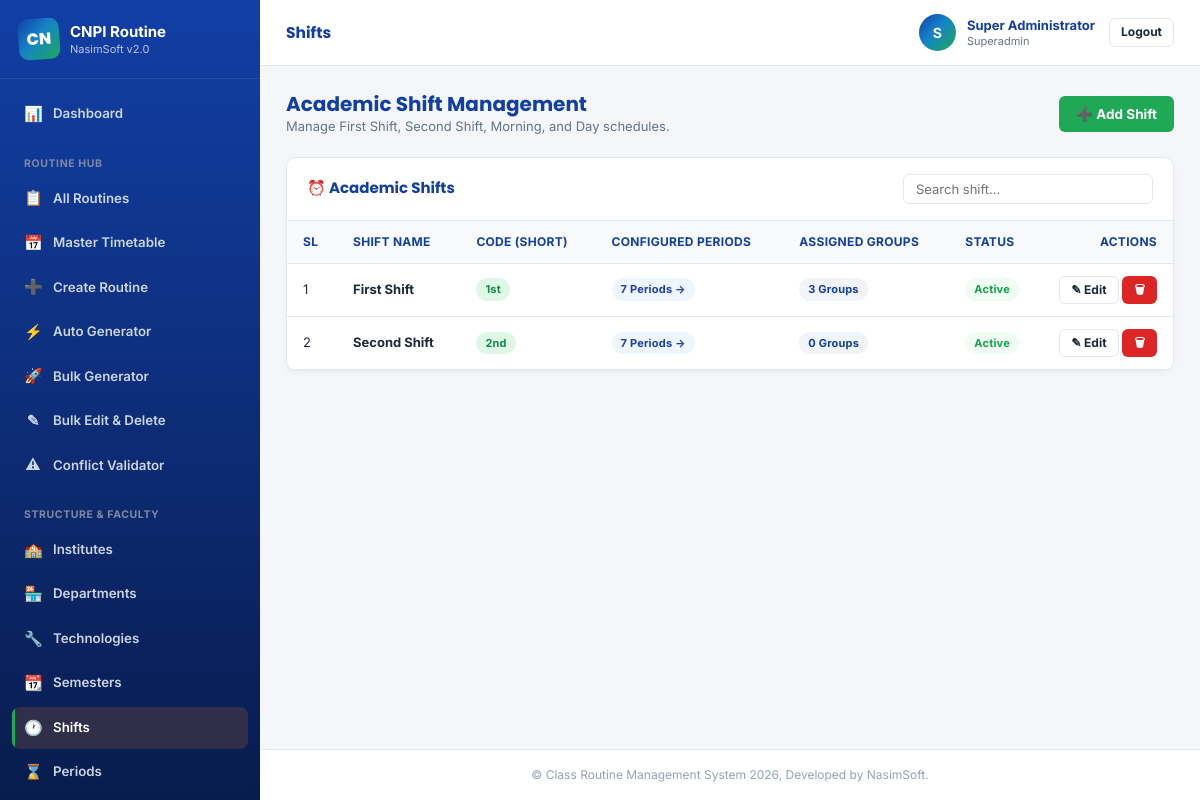
The app's page /admin/shifts.php (signed in) with its own data.
### tables this page shows
CREATE TABLE `shifts` (
    `id` INT AUTO_INCREMENT PRIMARY KEY,
    `name` VARCHAR(50) NOT NULL,
    `code` VARCHAR(20) NOT NULL,
    `active` TINYINT(1) NOT NULL DEFAULT 1,
    `created_at` TIMESTAMP DEFAULT CURRENT_TIMESTAMP,
    `updated_at` TIMESTAMP DEFAULT CURRENT_TIMESTAMP ON UPDATE CURRENT_TIMESTAMP
);

### includes/functions.php (called while the page is built, shortened)
<?php
function generateCsrfToken(): string {
    return $_SESSION['csrf_token'];
}

### admin/shifts.php (the view, shortened to what this page needs)
<?php
$db = Database::getInstance();
$shifts = $db->query("
    SELECT sh.*, (SELECT COUNT(*) FROM `groups` WHERE shift_id = sh.id) as group_count,
           (SELECT COUNT(*) FROM periods WHERE shift_id = sh.id) as period_count
    FROM shifts sh
    ORDER BY sh.id ASC
")->fetchAll();
require_once __DIR__ . '/../includes/header.php';
?>
<div style="display: flex; justify-content: space-between; align-items: center; margin-bottom: 20px;">
    <div>
        <h2 style="color: var(--navy-blue); font-size: 20px; font-weight: 700;">Academic Shift Management</h2>
        <p style="color: var(--text-muted); font-size: 13px;">Manage First Shift, Second Shift, Morning, and Day schedules.</p>
    </div>
    <button class="btn btn-accent" onclick="App.openModal('shiftModal')">&#10133; Add Shift</button>
</div>
<div class="card">
    <div class="card-header">
        <h3>&#9200; Academic Shifts</h3>
        <input type="text" id="shiftSearch" class="form-control" placeholder="Search shift..." style="max-width: 250px; padding: 6px 12px; font-size: 13px;">
    </div>
    <div class="card-body" style="padding: 0;">
        <div class="table-responsive">
            <table class="table" id="shiftTable">
                <thead>
                    <tr>
                        <th style="width: 50px;">SL</th>
                        <th>Shift Name</th>
                        <th>Code (Short)</th>
                        <th>Configured Periods</th>
                        <th>Assigned Groups</th>
                        <th>Status</th>
                        <th style="width: 130px; text-align: right;">Actions</th>
                    </tr>
                </thead>
                <tbody>
                    <?php if (empty($shifts)): ?>
                        <tr>
                            <td colspan="7" style="text-align: center; padding: 25px; color: var(--text-muted);">No shifts found.</td>
                        </tr>
                    <?php else: ?>
                        <?php foreach ($shifts as $idx => $sh): ?>
                            <tr>
                                <td><?= $idx + 1 ?></td>
                                <td><strong><?= htmlspecialchars($sh['name']) ?></strong></td>
                                <td><span class="badge badge-accent"><?= htmlspecialchars($sh['code']) ?></span></td>
                                <td><a href="periods.php?shift_id=<?= $sh['id'] ?>" class="badge badge-primary" style="text-decoration: none;"><?= $sh['period_count'] ?> Periods &rarr;</a></td>
                                <td><span class="badge badge-info"><?= $sh['group_count'] ?> Groups</span></td>
                                <td>
                                    <span class="badge <?= $sh['active'] ? 'badge-success' : 'badge-danger' ?>">
                                        <?= $sh['active'] ? 'Active' : 'Inactive' ?>
                                    </span>
                                </td>
                                <td style="text-align: right;">
                                    <a href="shifts.php?edit=<?= $sh['id'] ?>" class="btn btn-outline btn-sm">&#9998; Edit</a>
                                    <button class="btn btn-danger btn-sm" onclick="App.confirm('Are you sure you want to delete this shift?', () => { window.location.href='shifts.php?delete=<?= $sh['id'] ?>&csrf_token=<?= generateCsrfToken() ?>'; })">&#128465;</button>
                                </td>
                            </tr>
                        <?php endforeach; ?>
                    <?php endif; ?>
                </tbody>
            </table>
        </div>
    </div>
</div>
<?php require_once __DIR__ . '/../includes/footer.php'; ?>

### assets/css/style.css (style rules this page uses)
:root { --navy: #123FA6; --navy-dark: #0A2A6E; --navy-soft: #1A50C9; --orange: #1FA855; --orange-dark: #178A46; --orange-light: #DEF7E6; --brand-gradient: linear-gradient(135deg, #123FA6 0%, #1584C9 45%, #1FA855 100%); --bg-light: #F4F6F9; --surface: #FFFFFF; --text-dark: #1E293B; --text-muted: #64748B; --text-faint: #94A3B8; --border-color: #E2E8F0; --success: #16A34A; --success-bg: #F0FDF4; --danger: #DC2626; --danger-bg: #FEF2F2; --warning: #D97706; --warning-bg: #FEF3C7; --info: #2563EB; --info-bg: #EFF6FF; --font-body: 'Inter', -apple-system, BlinkMacSystemFont, 'Segoe UI', Roboto, sans-serif; --font-heading: 'Poppins', var(--font-body); --font-print: 'Times New Roman', Georgia, 'Noto Serif', serif; --radius-sm: 6px; --radius: 10px; --radius-lg: 16px; --shadow-sm: 0 2px 6px rgba(15, 23, 42, 0.04); --shadow: 0 8px 24px rgba(15, 23, 42, 0.08); --shadow-lg: 0 20px 50px rgba(15, 23, 42, 0.18); --navy-blue: var(--navy); --dark-orange: var(--orange-dark); --accent: var(--orange); --border: var(--border-color); --light-gray: var(--bg-light); }
*, *::before, *::after { box-sizing: border-box; }
html { -webkit-text-size-adjust: 100%; }
body { margin: 0; font-family: var(--font-body); background: var(--bg-light); color: var(--text-dark); line-height: 1.5; -webkit-font-smoothing: antialiased; overflow-x: hidden; max-width: 100vw; }
h1, h2, h3, h4, h5, h6 { font-family: var(--font-heading); line-height: 1.25; margin: 0; }
p { margin: 0; }
a { color: inherit; }
button { font-family: inherit; }
.btn { display: inline-flex; align-items: center; gap: 6px; padding: 9px 16px; border-radius: var(--radius-sm); font-size: 13.5px; font-weight: 700; text-decoration: none; cursor: pointer; border: 1px solid transparent; transition: all 0.15s ease; line-height: 1.2; white-space: nowrap; }
.btn-sm { padding: 6px 11px; font-size: 12px; }
.btn-accent, .btn-orange { background: var(--orange); color: #FFF; }
.btn-outline { border-color: var(--border-color); color: var(--text-dark); background: #FFF; }
.btn-danger { background: var(--danger); color: #FFF; }
.badge { font-size: 11px; font-weight: 700; padding: 3px 9px; border-radius: 20px; display: inline-block; letter-spacing: 0.2px; }
.badge-primary { background: var(--info-bg); color: #1E40AF; }
.badge-accent { background: var(--orange-light); color: var(--orange-dark); }
.badge-success { background: var(--success-bg); color: var(--success); }
.badge-info { background: #F1F5F9; color: var(--navy); }
.form-control, .form-select { width: 100%; padding: 10px 12px; font-size: 13.5px; font-family: inherit; color: var(--text-dark); border: 1px solid var(--border-color); border-radius: var(--radius-sm); outline: none; background: #FFF; transition: border-color 0.15s ease, box-shadow 0.15s ease; }
.card { background: var(--surface); border: 1px solid var(--border-color); border-radius: var(--radius); margin-bottom: 20px; box-shadow: var(--shadow-sm); overflow: hidden; }
.card-header { padding: 16px 20px; border-bottom: 1px solid var(--border-color); display: flex; justify-content: space-between; align-items: center; gap: 12px; flex-wrap: wrap; }
.card-header h3 { font-size: 15px; font-weight: 700; color: var(--navy); }
.card-body { padding: 20px; }
.table-responsive, .table-card { overflow-x: auto; }
.table { width: 100%; border-collapse: collapse; text-align: left; }
.table th, .table td { padding: 12px 16px; border-bottom: 1px solid var(--border-color); font-size: 13px; vertical-align: middle; }
.table th { background: #F8FAFC; color: var(--navy); font-weight: 700; font-size: 12px; text-transform: uppercase; letter-spacing: 0.3px; }
body.admin-body { display: flex; min-height: 100vh; }

### records on screen
shifts: name "First Shift", code "1st", period_count "7", group_count "3", active "Active"
shifts: name "Second Shift", code "2nd", period_count "7", group_count "0", active "Active"

### other values on screen
mb_substr($brandName, 0, 2) "CN"
$brandName "CNPI"
$pageTitle "Shifts"
substr($userName, 0, 1) "S"
$userName "Super Administrator"
$userRole "Superadmin"
